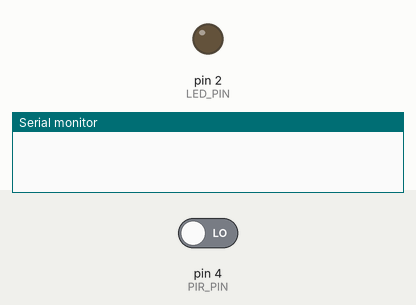
The sketch below on a simulated Arduino Uno, built with avr-gcc and run on an emulated ATmega328P. Parts: output pins drawn as LEDs (lit = HIGH), the last lines printed to the serial monitor. Inputs (shaded band) come from the test bench; at power-on: pin 4 (PIR_PIN) LOW.

Above: at 1.8 s.
1.9 s: pin 4 (PIR_PIN) driven HIGH
At 2.5 s:
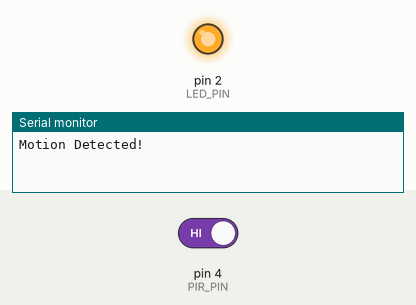
3.5 s: pin 4 (PIR_PIN) driven LOW
At 4.8 s:
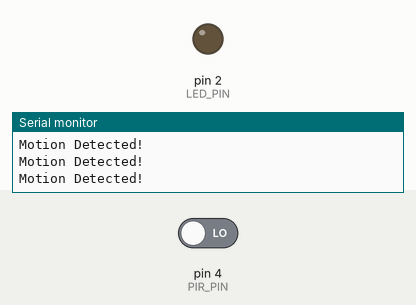
Timing chart, 0 to 6.5 s (numbered marks = the images above; inputs shaded):
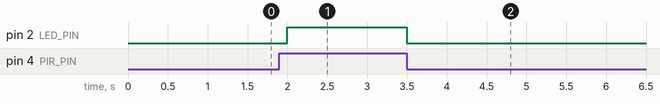

Measured:
- after the input at 1.9 s, pin 2 (LED_PIN): LOW → HIGH after 0.10 s
- after the input at 3.5 s, pin 2 (LED_PIN): HIGH → LOW at once

The sketch:

PIRmotionSensor.ino
```cpp
#define PIR_PIN 4
#define LED_PIN 2
void setup() {
  // put your setup code here, to run once:
  pinMode(PIR_PIN,INPUT);
  pinMode(LED_PIN,OUTPUT);
  Serial.begin(115200);
}

void loop() {
  // put your main code here, to run repeatedly:
  int motion=digitalRead(PIR_PIN);

  if(motion==HIGH)
  {
    Serial.println("Motion Detected!");
    digitalWrite(LED_PIN,HIGH);
  }else{
    digitalWrite(LED_PIN,LOW);
  }
  delay(500);
}
```
